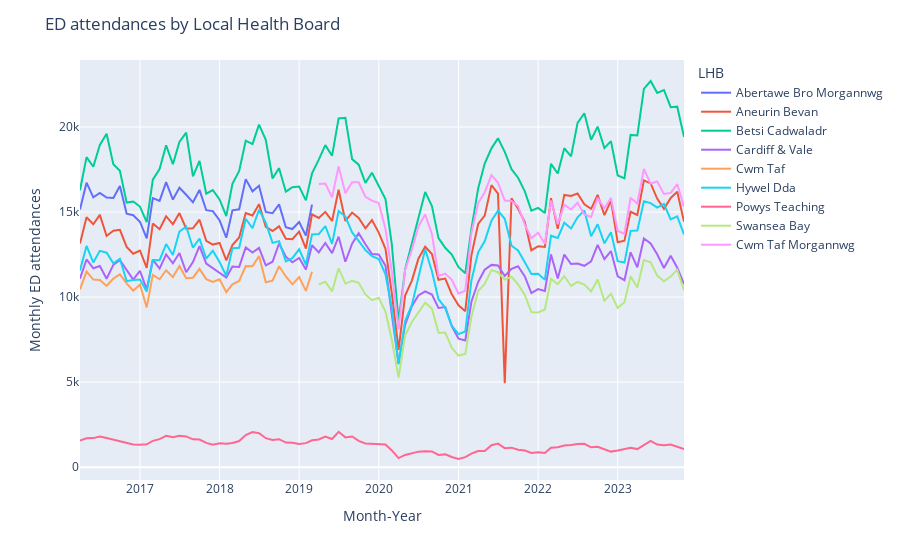

This figure's notebook cell:
### Markdown cell above
### **4.2 Time series aggregated by Local Health Board**

- We observe similar patterns to those presented at All Wales level.
- As expected (given the population size they serve), the **highest volumes** are for **Betsi Cadwaladr** and the **lowest** are for **Powys Teaching**
- The plots also show the substitution in **April 2019** of **Cwm Taf** and **Abertawe Bro Morgannwg** with **Cwm Taf Morgannwg** and **Swansea Bay** (look at the **truncated time series**)

### Code cell
## aggregate the data by year and LHB
ED_wales_data_cln_LHB = ED_wales_data_cln.groupby(['Date_ItemName_ENG','LHB'])['Data'].sum().reset_index()

## create the interactive time plot
fig = px.line(
    ED_wales_data_cln_LHB.sort_values(by='Date_ItemName_ENG'),
    x='Date_ItemName_ENG', 
    y='Data',
    color= 'LHB')
fig.update_layout(
    title="ED attendances by Local Health Board", 
    xaxis_title="Month-Year", 
    yaxis_title="Monthly ED attendances")
fig.show()

## create the static plot
sns.lineplot(
    x="Date_ItemName_ENG", 
    y="Data", 
    hue = "LHB",
    data=ED_wales_data_cln_LHB).set(
        title="ED attendances by Local Health Board", 
        xlabel="Month-Year", 
        ylabel="Monthly ED attendances")

plt.legend(bbox_to_anchor=(1.05, 1), loc="upper left")
plt.show()
